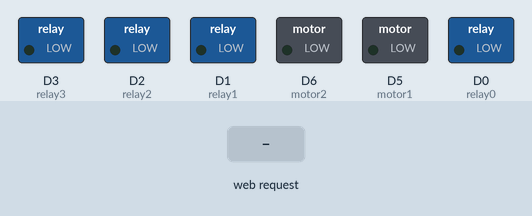
The sketch below on a simulated ESP8266 (NodeMCU). On the bench: switched loads named in the sketch (green lamp = pin HIGH). The inputs (shaded band) are chosen by the test bench. WiFi joins after 1.5 s; servers stay silent unless stated; what the sketch prints to the serial monitor is not drawn.

Above: at 2.7 s.
2.8 s: HTTP request GET /OPEN_relay0 received
At 3.4 s:
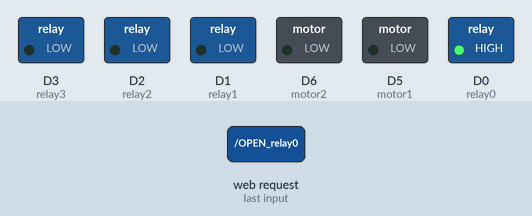
4.3 s: HTTP request GET /OPEN_motor1 received
At 5.5 s:
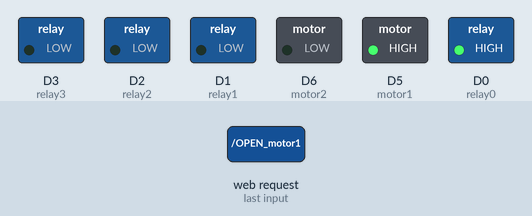
5.8 s: HTTP request GET /CLOSE_relay0 received
At 6.9 s:
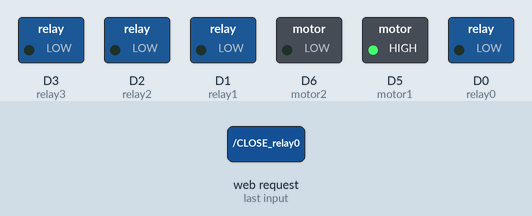
7.3 s: HTTP request GET /OPEN_relay1 received
At 8.0 s:
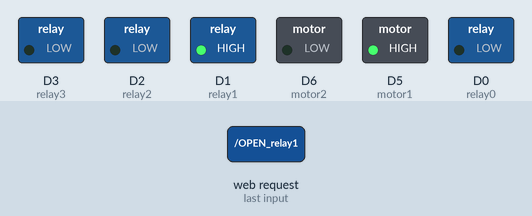
8.8 s: HTTP request GET /CLOSE_motor1 received
At 9.2 s:
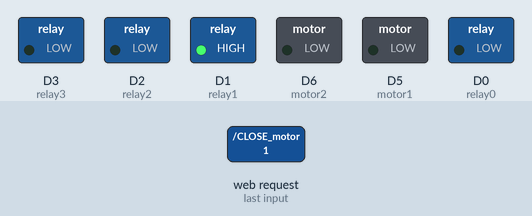
10.3 s: HTTP request GET /OPEN_relay2 received
At 11.5 s:
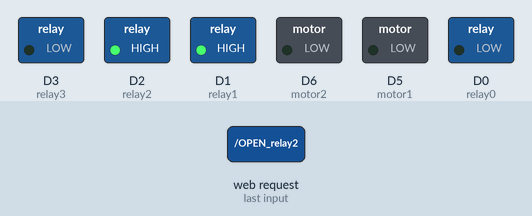
Timing chart, 0 to 12.8 s (numbered marks = the images above; inputs shaded):
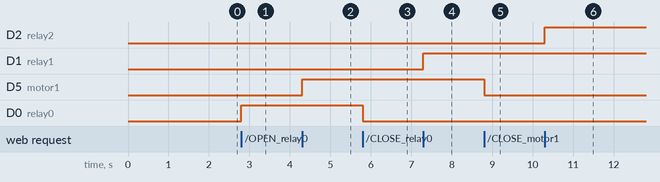

The sketch:

RelayWthMotor.ino
```cpp
#include "ESP_MICRO.h"

const int relay0 = D0;     //GPIO4
const int relay1 = D1;     //GPIO14
const int relay2 = D2;     //GPIO12
const int relay3 = D3;
const int motor1 = D5;     //GPIO12
const int motor2 = D6;
char R1S='0',R2S='0',R3S='0',R0S='0',M1S='0',M2S='0';
String str="";
void setup(){
  Serial.begin(9600);
  Connect("JioFiber-n6Sac","Dsingh@77"); // Wifi details connect to
   pinMode(relay0, OUTPUT);
   pinMode(relay1, OUTPUT);
   pinMode(relay2, OUTPUT);
   pinMode(relay3, OUTPUT);
   pinMode(motor1, OUTPUT);
   pinMode(motor2, OUTPUT);

  digitalWrite(relay0, LOW);
  digitalWrite(relay1, LOW);
  digitalWrite(relay2, LOW);
  digitalWrite(relay3, LOW);
  digitalWrite(motor1, LOW);
  digitalWrite(motor2, LOW);
}

void loop(){
  waitUntilNewReq();  //Waits until a new request from python come

  if (getPath()=="/OPEN_relay0"){
    digitalWrite(relay0,HIGH);
    R0S='1';
  }
  else if (getPath()=="/CLOSE_relay0"){
    digitalWrite(relay0,LOW);
    R0S='0';
  }
  else if (getPath()=="/OPEN_relay1"){
    digitalWrite(relay1,HIGH);
    R1S='1';
  }
  else if (getPath()=="/CLOSE_relay1"){
    digitalWrite(relay1,LOW);
    R1S='0';
  }
  else if (getPath()=="/OPEN_relay2"){
    digitalWrite(relay2,HIGH);
    R2S='1';
  }
  else if (getPath()=="/CLOSE_relay2"){
    digitalWrite(relay2,LOW);
    R2S='0';
  }
  else if (getPath()=="/OPEN_relay3"){
    digitalWrite(relay3,HIGH);
    R3S='1';
  }
  else if (getPath()=="/CLOSE_relay3"){
    digitalWrite(relay3,LOW);
    R3S='0';
  }
  else if (getPath()=="/OPEN_motor1"){
     digitalWrite(motor2,LOW);
    digitalWrite(motor1,HIGH);
    M1S='1';
    M2S='0';
  }
  else if (getPath()=="/CLOSE_motor1"){
    digitalWrite(motor1,LOW);
    digitalWrite(motor2,LOW);
     M1S='0';
  }
  else if (getPath()=="/OPEN_motor2"){
    digitalWrite(motor1,LOW);
    digitalWrite(motor2,HIGH);
    M1S='0';
    M2S='1';
  }
  else if (getPath()=="/CLOSE_motor2"){
    digitalWrite(motor1,LOW);
    digitalWrite(motor2,LOW);
    M1S='0';
    M2S='0';
  }
	str=" R0S=";
	str+=R0S;
  str+=" R1S=";
	str+=R1S;
	str+=" R2S=";
	str+=R2S;
	str+=" R3S=";
	str+=R3S;
	str+=" M1S=";
	str+=M1S;
	str+=" M2S=";
	str+=M2S;
  returnThisStr(str);
}
```

ESP_MICRO.h
```cpp
#include <ESP8266WiFi.h>
#include <ESP8266mDNS.h>
#include <WiFiClient.h>

// Setting PORT
WiFiServer server(80);
WiFiClient client;
String rule;

void Connect(String ssid, String pass){
  WiFi.mode(WIFI_STA);//static
  WiFi.begin(ssid.c_str(),pass.c_str());

  Serial.println("");
// Wait till not connection
  while (WiFi.status() != WL_CONNECTED) {
    delay(500);
    Serial.print(".");
  }
  Serial.println("");
  Serial.print("Connected to ");
  Serial.println(ssid);
  Serial.print("IP address: ");
  Serial.println(WiFi.localIP());
// Setting up mDNS responder
  if (!MDNS.begin("esp8266")) {
    Serial.println("MDNS responder Not Avilable!");
    while (1) {
      delay(1000);
    }
  }
  Serial.println("mDNS responder started");
// Start TCP (HTTP) server
  server.begin();
  Serial.println("TCP server started");
// Add service to MDNS-SD
  MDNS.addService("http", "tcp", 80);
}

bool isReqCame = false;

void CheckNewReq(){
  client = server.available();
  if (!client) {
    return;
  }
  Serial.println("");
  Serial.println("NEW REQUEST");
// Waiting client to connect
  while (client.connected() && !client.available()) {
    delay(1);
  }
// Read the first line of HTTP request
  String req = client.readStringUntil('\r');
  int addr_start = req.indexOf(' ');
  int addr_end = req.indexOf(' ', addr_start + 1);
  if (addr_start == -1 || addr_end == -1) {
    Serial.print("Invalid request: ");
    Serial.println(req);
    return;
  }
  req = req.substring(addr_start + 1, addr_end);
  Serial.print("Requested Path: ");
  Serial.println(req);

  rule = req;
  isReqCame = true;
  client.flush();
}
void waitUntilNewReq(){
  do {CheckNewReq();} while (!isReqCame);
  isReqCame = false;
}

void returnThisStr(String final_data){
  String s;
  //HTTP Protocol code.
  s = "HTTP/1.1 200 OK\r\nContent-Type: text/html\r\n\r\n";
  s += final_data; //Our final raw data to return
  client.print(s);
  Serial.println("Returned to client.");
}
void returnThisInt(int final_data){
  returnThisStr(String(final_data));
}

String getPath(){
  return rule;
}
```

Measured:
- after the input at 2.8 s, D0 (relay0): LOW → HIGH at once
- after the input at 4.3 s, D5 (motor1): LOW → HIGH at once
- after the input at 5.8 s, D0 (relay0): HIGH → LOW at once
- after the input at 7.3 s, D1 (relay1): LOW → HIGH at once
- after the input at 8.8 s, D5 (motor1): HIGH → LOW at once
- after the input at 10.3 s, D2 (relay2): LOW → HIGH at once
